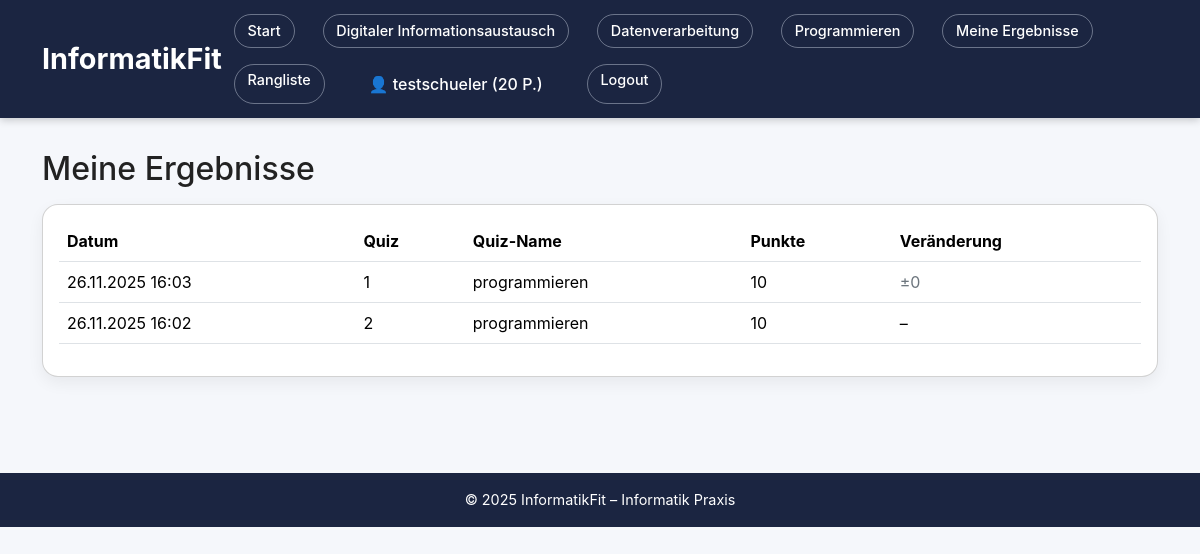
/me/results (signed in), run on an earlier commit of the app's database.
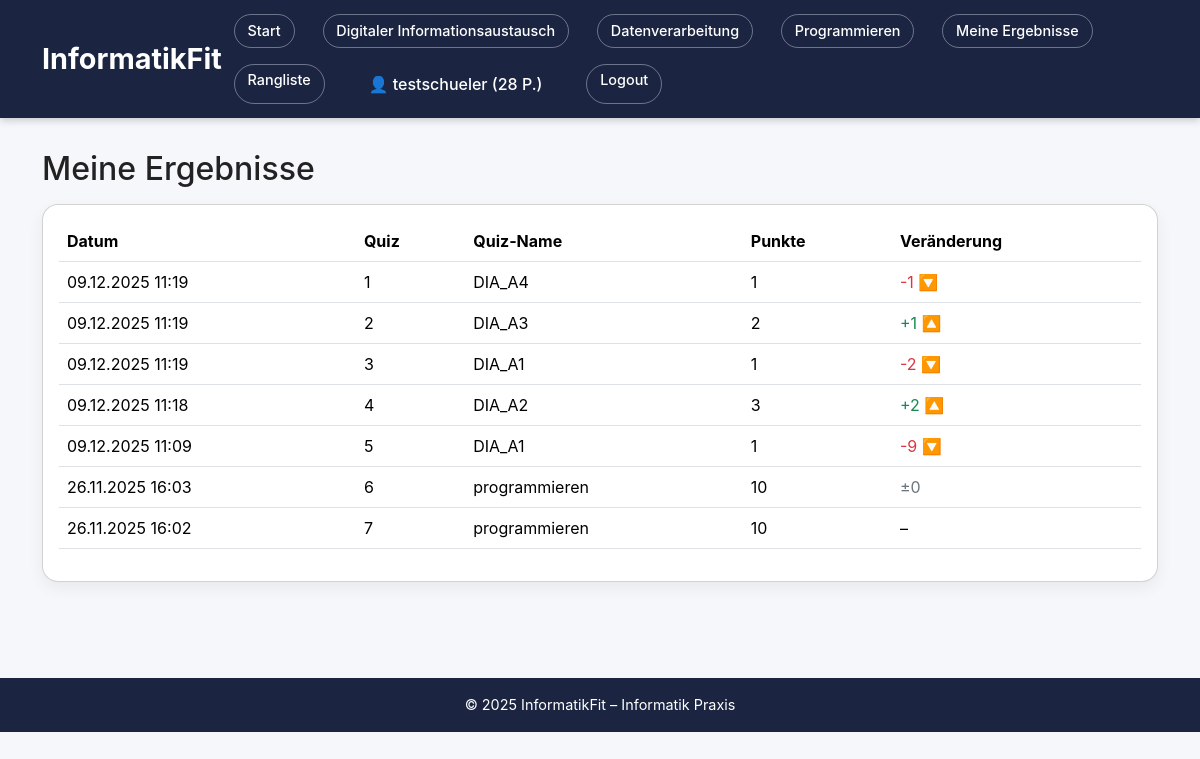
And on a later commit of the database.
### models.py (models this page shows, shortened)
class User(db.Model, UserMixin):
    id = db.Column(db.Integer, primary_key=True)
    username = db.Column(db.String(80), unique=True, nullable=False)
    password_hash = db.Column(db.String(255), nullable=False)
    total_points = db.Column(db.Integer, default=0)  # Für Rangliste / Gesamtpunkte
    results = db.relationship('Result', backref='user', lazy=True)

class Result(db.Model):
    id = db.Column(db.Integer, primary_key=True)
    quiz_name = db.Column(db.String(120), nullable=False)
    points = db.Column(db.Integer, nullable=False)
    created_at = db.Column(db.DateTime, default=datetime.utcnow)
    user_id = db.Column(db.Integer, db.ForeignKey('user.id'), nullable=False)

### app.py (the view)
@app.route("/me/results")
@login_required
def my_results():
    results = Result.query \
        .filter_by(user_id=current_user.id) \
        .order_by(Result.created_at.desc()) \
        .all()
    return render_template("my_results.html", results=results)

### app.py (called while the page is built)
@login_manager.user_loader
def load_user(user_id):
    return User.query.get(int(user_id))

### templates/my_results.html (shortened to what this page needs)
{% extends "base.html" %}
{% block content %}
<h2 class="mb-3">Meine Ergebnisse</h2>
{% if results %}
  <div class="card p-3">
    <table class="table align-middle">
      <thead>
        <tr>
          <th>Datum</th>
          <th>Quiz</th>
          <th>Quiz-Name</th>
          <th>Punkte</th>
          <th>Veränderung</th>
        </tr>
      </thead>
      <tbody>
        {% for r in results %}
          {% set prev = None %}
          {% set diff = None %}
          {% if not loop.last %}
            {% set prev = results[loop.index] %}
            {% set diff = r.points - prev.points %}
          {% endif %}
          <tr>
            <td>{{ r.created_at.strftime("%d.%m.%Y %H:%M") }}</td>
            <td>{{ loop.index }}</td>
            <td>{{ r.quiz_name }}</td>
            <td>{{ r.points }}</td>
            <td>
              {% if diff is not none %}
                {% if diff > 0 %}
                  <span class="text-success">+{{ diff }} 🔼</span>
                {% elif diff < 0 %}
                  <span class="text-danger">{{ diff }} 🔽</span>
                {% else %}
                  <span class="text-secondary">±0</span>
                {% endif %}
              {% else %}
                –
              {% endif %}
            </td>
          </tr>
        {% endfor %}
      </tbody>
    </table>
  </div>
{% else %}
  <p>Noch keine Ergebnisse. Mach dein erstes Quiz! 🎯</p>
{% endif %}
{% endblock %}

### templates/base.html (shortened to what this page needs)
<!doctype html>
<html lang="de">
<head>
    <link
      href="https://cdn.jsdelivr.net/npm/bootstrap@5.3.3/dist/css/bootstrap.min.css"
      rel="stylesheet"
    >
    <link rel="stylesheet" href="{{ url_for('static', filename='style.css') }}">
</head>
<body>
    <header class="topbar">
        <div class="container d-flex justify-content-between align-items-center">
            <h1 class="topbar-brand mb-0">InformatikFit</h1>
            <nav class="nav">
                <a class="nav-link" href="{{ url_for('home') }}">Start</a>
                <a class="nav-link" href="{{ url_for('digitaler_informationsaustausch') }}">
                    Digitaler Informationsaustausch
                </a>
                <a class="nav-link" href="{{ url_for('datenverarbeitung') }}">
                    Datenverarbeitung
                </a>
                <a class="nav-link" href="{{ url_for('programmieren') }}">
                    Programmieren
                </a>
                {% if current_user.is_authenticated %}
                    <a class="nav-link" href="{{ url_for('my_results') }}">Meine Ergebnisse</a>
                    <a class="nav-link" href="{{ url_for('leaderboard') }}">Rangliste</a>
                    <span class="nav-link disabled">
                        👤 {{ current_user.username }} ({{ current_user.total_points }} P.)
                    </span>
                    <a class="nav-link" href="{{ url_for('logout') }}">Logout</a>
                {% else %}
                    <a class="nav-link" href="{{ url_for('login') }}">Login</a>
                    <a class="nav-link" href="{{ url_for('register') }}">Registrieren</a>
                {% endif %}
            </nav>
        </div>
    </header>
    <main class="container mb-5">
        {% block content %}{% endblock %}
    </main>
    <footer class="footer">
        © 2025 InformatikFit – Informatik Praxis
    </footer>
</body>
</html>

### static/style.css (style rules this page uses)
* * { margin: 0; padding: 0; box-sizing: border-box; font-family: -apple-system, BlinkMacSystemFont, "Segoe UI", Roboto, sans-serif; }
body { background: #f4f4f7; color: #222; min-height: 100vh; display: flex; flex-direction: column; }
.topbar { background: #1e293b; padding: 1.2rem 2rem; color: #f9fafb; box-shadow: 0 2px 8px rgba(0,0,0,0.2); }
.topbar h1 { font-size: 1.8rem; margin-bottom: 0.5rem; }
.nav { display: flex; gap: 1rem; flex-wrap: wrap; }
.nav a { color: #e5e7eb; text-decoration: none; font-weight: 500; padding: 0.3rem 0.8rem; border-radius: 999px; border: 1px solid rgba(228, 235, 247, 0.4); font-size: 0.9rem; }
h2 { margin-bottom: 0.5rem; }

### templates/base.html (style rules this page uses)
:root { --dark-blue: #1B2541; --page-bg: #f5f7fb; }
body { margin: 0; padding: 0; background-color: var(--page-bg); }
.topbar { background: var(--dark-blue); color: white; padding: 0.9rem 0; margin-bottom: 2rem; }
.topbar-brand { font-size: 1.8rem; font-weight: 700; margin: 0; }
.topbar .nav-link { color: white; font-weight: 500; margin-left: 0.75rem; }
.card { border-radius: 1rem; box-shadow: 0 6px 16px rgba(0,0,0,0.06); }
.footer { background: var(--dark-blue); color: white; text-align: center; padding: 1rem 0; margin-top: 3rem; font-size: 0.9rem; }

What changed in the data, as far as the page shows it:
changed User "testschueler": total_points "20" → "28"
added Result: created_at "09.12.2025 11:19", quiz_name "DIA_A4", points "1", diff "-1"
added Result: created_at "09.12.2025 11:19", quiz_name "DIA_A3", points "2", user "1"
added Result: created_at "09.12.2025 11:19", quiz_name "DIA_A1", points "1", diff "-2"
added Result: created_at "09.12.2025 11:18", quiz_name "DIA_A2", points "3", diff "2"
added Result: created_at "09.12.2025 11:09", quiz_name "DIA_A1", points "1", diff "-9"
